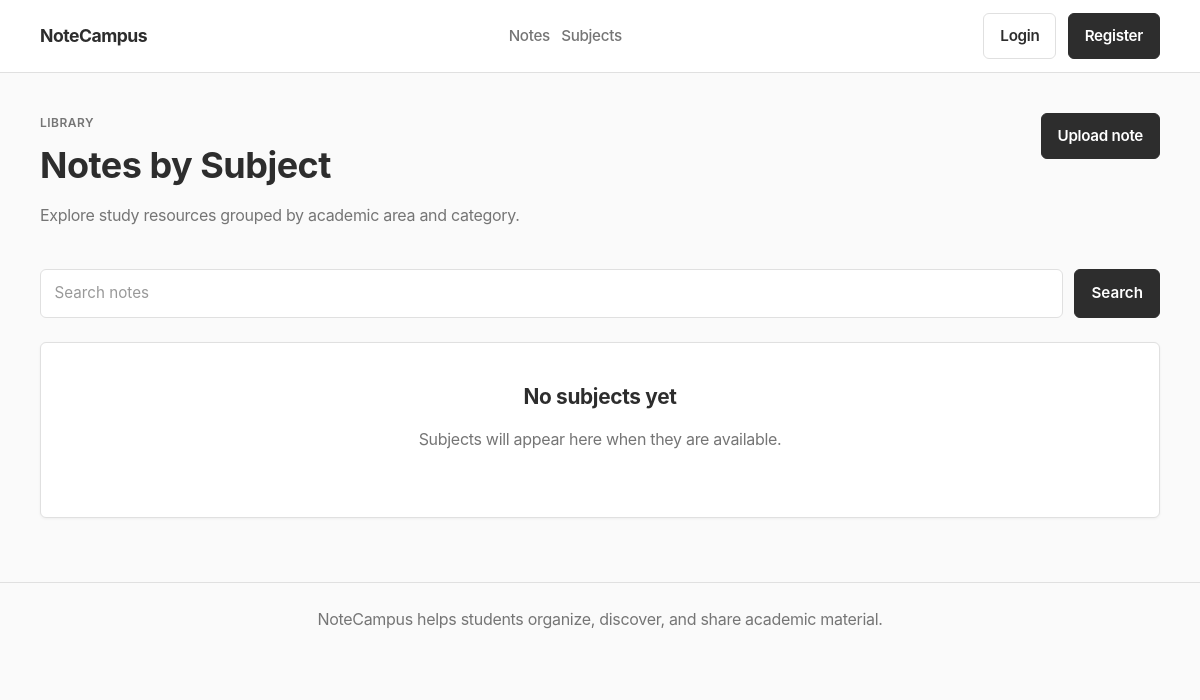
The page /notes on the database as committed earlier.
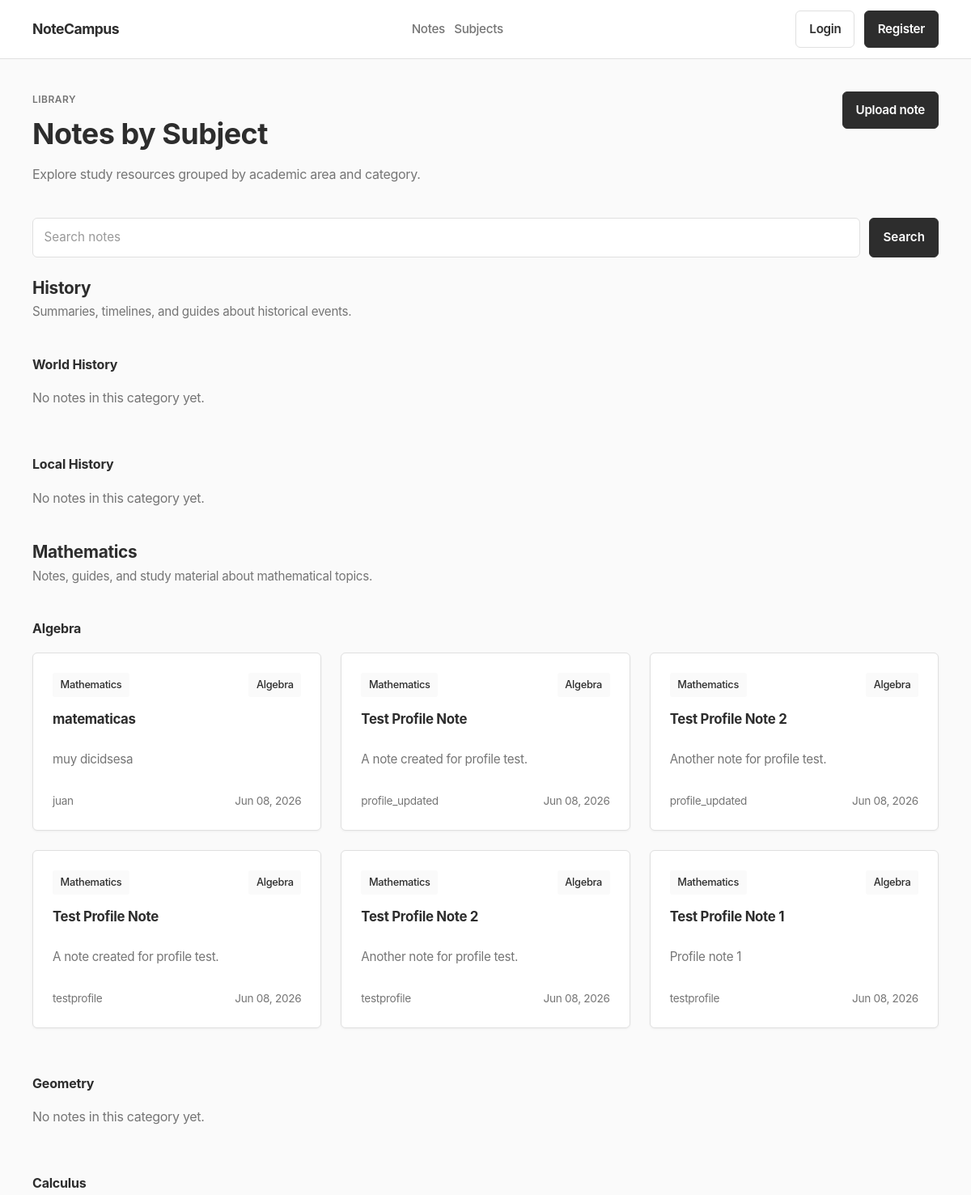
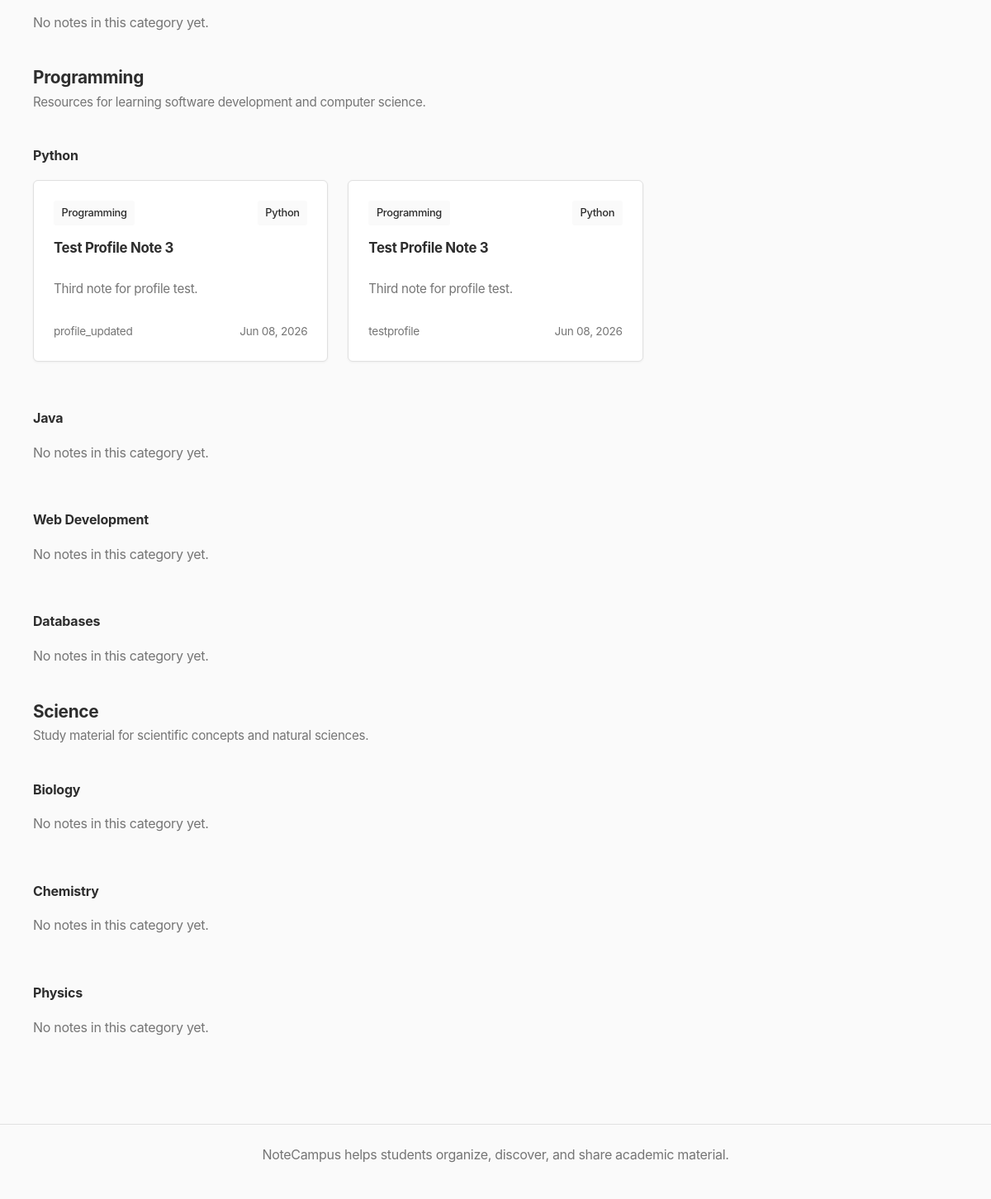
The same page on the database as committed later (2 pictures, top to bottom).
### app/models/subject.py (models this page shows, shortened)
class Subject(db.Model):
    __tablename__ = "subjects"
    id = db.Column(db.Integer, primary_key=True)
    name = db.Column(
        db.String(100),
        unique=True,
        nullable=False
    )
    description = db.Column(
        db.Text,
        nullable=False
    )
    categories = db.relationship(
        "Category",
        backref="subject",
        lazy=True,
        cascade="all, delete-orphan"
    )
    notes = db.relationship(
        "Note",
        backref="subject",
        lazy=True
    )

### app/models/category.py (models this page shows, shortened)
class Category(db.Model):
    __tablename__ = "categories"
    id = db.Column(db.Integer, primary_key=True)
    name = db.Column(
        db.String(100),
        nullable=False
    )
    description = db.Column(
        db.Text,
        nullable=False
    )
    subject_id = db.Column(
        db.Integer,
        db.ForeignKey("subjects.id"),
        nullable=False
    )
    notes = db.relationship(
        "Note",
        backref="category",
        lazy=True
    )
    __table_args__ = (
        db.UniqueConstraint(
            "name",
            "subject_id",
            name="uq_category_name_subject"
        ),
    )

### app/models/note.py (models this page shows, shortened)
class Note(db.Model):
    __tablename__ = "notes"
    id = db.Column(db.Integer, primary_key=True)
    title = db.Column(
        db.String(150),
        nullable=False
    )
    description = db.Column(
        db.Text,
        nullable=False
    )
    file_url = db.Column(
        db.String(255),
        nullable=False
    )
    user_id = db.Column(
        db.Integer,
        db.ForeignKey("users.id"),
        nullable=False
    )
    subject_id = db.Column(
        db.Integer,
        db.ForeignKey("subjects.id"),
        nullable=False
    )
    category_id = db.Column(
        db.Integer,
        db.ForeignKey("categories.id"),
        nullable=False
    )
    created_at = db.Column(
        db.DateTime,
        server_default=db.func.now()
    )

### app/models/user.py (models this page shows, shortened)
class User(db.Model, UserMixin):
    __tablename__ = "users"
    id = db.Column(db.Integer, primary_key=True)
    username = db.Column(
        db.String(50),
        unique=True,
        nullable=False
    )
    email = db.Column(
        db.String(120),
        unique=True,
        nullable=False
    )
    password = db.Column(
        db.String(255),
        nullable=False
    )
    created_at = db.Column(
        db.DateTime,
        server_default=db.func.now()
    )
    notes = db.relationship(
        "Note",
        backref="author",
        lazy=True
    )

### app/routes/notes.py (the view)
@notes.route("/notes")
def list_notes():
    subjects = Subject.query.order_by(Subject.name.asc()).all()
    return render_template(
        "notes.html",
        subjects=subjects
    )

### app/templates/notes.html (shortened to what this page needs)
{% extends "base.html" %}
{% block content %}
    <section class="page-heading">
        <div>
            <p class="eyebrow">Library</p>
            <h1>Notes by Subject</h1>
            <p class="muted">Explore study resources grouped by academic area and category.</p>
        </div>
        <a class="button button-primary" href="{{ url_for('notes.upload_note') }}">Upload note</a>
    </section>
    <form class="search-bar" method="GET" action="{{ url_for('notes.search') }}">
        <input type="search" name="q" placeholder="Search notes" required>
        <button class="button button-primary" type="submit">Search</button>
    </form>
    {% if subjects %}
        {% for subject in subjects %}
            <section class="subject-band">
                <div class="section-title">
                    <h2>
                        <a href="{{ url_for('subjects.subject_detail', subject_id=subject.id) }}">
                            {{ subject.name }}
                        </a>
                    </h2>
                    <p>{{ subject.description }}</p>
                </div>
                {% for category in subject.categories %}
                    <div class="category-block">
                        <h3>
                            <a href="{{ url_for('subjects.category_detail', category_id=category.id) }}">
                                {{ category.name }}
                            </a>
                        </h3>
                        {% if category.notes %}
                            <div class="grid grid-3">
                                {% for note in category.notes %}
                                    <article class="note-card">
                                        <div class="card-meta">
                                            <span>{{ subject.name }}</span>
                                            <span>{{ category.name }}</span>
                                        </div>
                                        <h4>
                                            <a href="{{ url_for('notes.note_detail', note_id=note.id) }}">
                                                {{ note.title }}
                                            </a>
                                        </h4>
                                        <p>{{ note.description }}</p>
                                        <div class="card-footer">
                                            <span>{{ note.author.username }}</span>
                                            <span>{{ note.created_at.strftime('%b %d, %Y') if note.created_at else 'Recently' }}</span>
                                        </div>
                                    </article>
                                {% endfor %}
                            </div>
                        {% else %}
                            <p class="muted">No notes in this category yet.</p>
                        {% endif %}
                    </div>
                {% endfor %}
            </section>
        {% endfor %}
    {% else %}
        <div class="empty-state">
            <h2>No subjects yet</h2>
            <p>Subjects will appear here when they are available.</p>
        </div>
    {% endif %}
{% endblock %}

Rows that differ between the two databases and show on the page:
added Subject: name "History", description "Summaries, timelines, and guides about historical events."
added Category: name "World History", shows "No notes in this category yet.", shown under "History"
added Category: name "Local History", shows "No notes in this category yet.", shown under "History"
added Subject: name "Mathematics", description "Notes, guides, and study material about mathematical topics."
added Category: name "Algebra", shown under "Mathematics"
now on this page (row edited): Note: title "matematicas", description "muy dicidsesa", author.username "juan", created_at "Jun 08, 2026", shown under "Algebra"
added Note: title "Test Profile Note", description "A note created for profile test.", author.username "profile_updated", created_at "Jun 08, 2026", shown under "Algebra"
added Note: title "Test Profile Note 2", description "Another note for profile test.", author.username "profile_updated", created_at "Jun 08, 2026", shown under "Algebra"
added Note: title "Test Profile Note", description "A note created for profile test.", author.username "testprofile", created_at "Jun 08, 2026", shown under "Algebra"
added Note: title "Test Profile Note 2", description "Another note for profile test.", author.username "testprofile", created_at "Jun 08, 2026", shown under "Algebra"
added Note: title "Test Profile Note 1", description "Profile note 1", author.username "testprofile", created_at "Jun 08, 2026", shown under "Algebra"
added Category: name "Geometry", shows "No notes in this category yet.", shown under "Mathematics"
added Category: name "Calculus", shows "No notes in this category yet.", shown under "Mathematics"
added Subject: name "Programming", description "Resources for learning software development and computer science."
added Category: name "Python", shown under "Programming"
added Note: title "Test Profile Note 3", description "Third note for profile test.", author.username "profile_updated", created_at "Jun 08, 2026", shown under "Python"
added Note: title "Test Profile Note 3", description "Third note for profile test.", author.username "testprofile", created_at "Jun 08, 2026", shown under "Python"
added Category: name "Java", shows "No notes in this category yet.", shown under "Programming"
added Category: name "Web Development", shows "No notes in this category yet.", shown under "Programming"
added Category: name "Databases", shows "No notes in this category yet.", shown under "Programming"
added Subject: name "Science", description "Study material for scientific concepts and natural sciences."
added Category: name "Biology", shows "No notes in this category yet.", shown under "Science"
added Category: name "Chemistry", shows "No notes in this category yet.", shown under "Science"
added Category: name "Physics", shows "No notes in this category yet.", shown under "Science"
Other text that changed with them:
text no longer shown: "No subjects yet Subjects will appear here when they are available."
